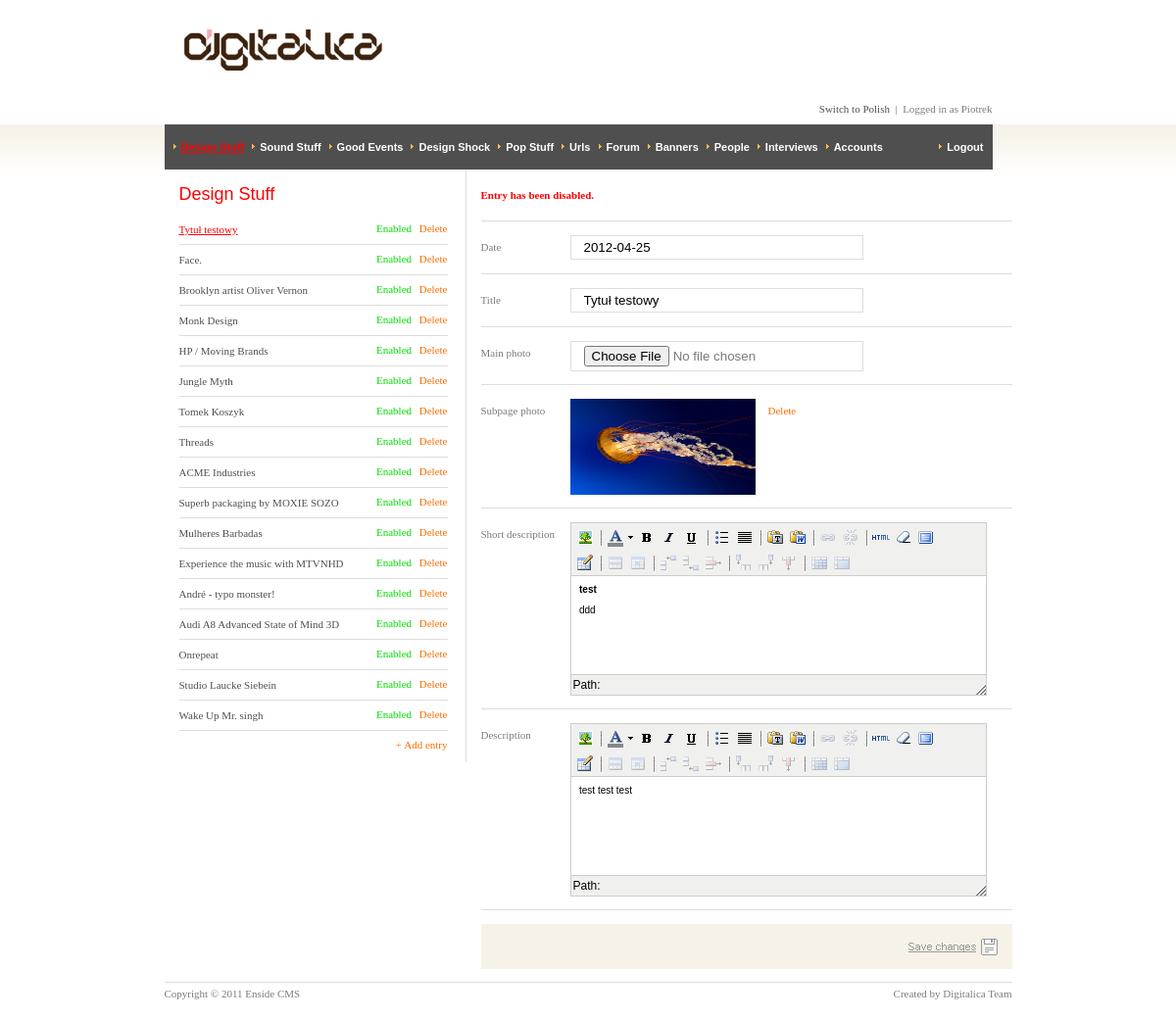
The page /admin/index.php?category=design-stuff&action=turnOff&id_s=57&id=57 (signed in) on the database its author committed.
### tables this page shows
CREATE TABLE `sections` (
  `id` int(11) NOT NULL,
  `name` varchar(50) NOT NULL,
  `name_pl` varchar(50) NOT NULL,
  `name_en` varchar(50) NOT NULL,
  `url` varchar(20) NOT NULL
);

CREATE TABLE `threads` (
  `id` int(11) NOT NULL,
  `section` int(11) NOT NULL,
  `date` date NOT NULL,
  `title` varchar(100) NOT NULL,
  `url` varchar(40) NOT NULL,
  `short_text` text NOT NULL,
  `long_text` text NOT NULL,
  `author` int(11) NOT NULL,
  `comments` int(11) NOT NULL DEFAULT '0',
  `img_small` tinyint(1) NOT NULL DEFAULT '0',
  `img_big` tinyint(1) NOT NULL DEFAULT '0',
  `active` tinyint(1) NOT NULL DEFAULT '1'
);

### admin/templates/design-stuff.phtml (called while the page is built)
<? include('templates/threads.phtml');?>

### admin/index.php (called while the page is built, shortened)
<?php
        require('include/functions.php');
	if(!zalogowany()) {
                $category = 'cms';
	} else {
            if(isset($_GET['category'])) $category = $_GET['category']; else $category = '';
	}
        $filename = 'controllers/'.$category.'.php';
        include($filename);
?>

### admin/include/functions.php (called while the page is built, shortened)
<?	defined( "_29h9xwpHzQWKK6U3ov54noaKk1YASDBhrNPg" ) or die( "Direct Access to this location is not allowed." );
  	function zalogowany() {
 		if(isset($_SESSION['zalogowany']) && $_SESSION['zalogowany']==true && !empty($_SESSION['id']) && !empty($_SESSION['pass_session'])) {
                    $category_db = 'users';
                    $id = $_SESSION['id'];
                    $pass_session = $_SESSION['pass_session'];
                    $sql = "SELECT * FROM `$category_db` WHERE `id` = '$id' AND `pass_session` = '$pass_session' AND `active` = '1' LIMIT 1";
                    $wynik = mysql_query($sql);
                    $w = mysql_fetch_array($wynik);
                    if($w) {
                        generuj_menu_top();
                        $result = true;
                    } else {
                        $result = false;
                    }
 		} else $result = false;
 		return $result;
 	}
        function generate_next_lang() {
            $langs = unserialize(LANGS);
            $key = array_search(LANG, $langs) +1;
            if($key==sizeof($langs)) $key = 0;
            return $langs[$key];
        }
    function generuj_menu_top() {
            $category_db = 'privileges';
            $category_db2 = 'sections';
            $id = $_SESSION['id'];
            $sql = "SELECT * FROM `$category_db2` WHERE `id` IN (SELECT `section` FROM `$category_db` WHERE `user`='$id' AND `active`= 1) ORDER BY `id`";
            $wynik = mysql_query($sql);
    }
?>

### admin/templates/threads.phtml (the view, shortened to what this page needs)
<? include('templates/top.phtml');?>
    <div id="submenu">
        <h1><?=$_SESSION['sections'][$active_category]['name_'.LANG]?></h1>
        <ul>
            <?if(!empty($t['menu'])): ?>
                <?$counter=0; foreach ($t['menu'] as $menu): ?>
                    <li>
                        <a class="submenu-left<?if($menu['id']==$t['record']['id']):?>-selected<?endif;?>" href="<?=SCRIPT."?category=$category&action=edit&id={$menu['id']}"?>"><?=$menu['title']?></a>
                        <div class="submenu-right">
                            <?if($menu['active']):?>
                                <a href="<?=SCRIPT."?category=$category&action=turnOff&id_s={$menu['id']}&id={$t['record']['id']}"?>" class="turnon"><?=LANG_WLACZONY?></a>
                            <?else:?>
                                <a href="<?=SCRIPT."?category=$category&action=turnOn&id_s={$menu['id']}&id={$t['record']['id']}"?>" class="turnoff"><?=LANG_WYLACZONY?></a>
                            <?endif;?>
                            <a href="<?=SCRIPT."?category=$category&action=delete&id_s={$menu['id']}&id={$t['record']['id']}"?>" class="delete" onClick="return confirm('<?=LANG_USUN_KOMUNIKAT?>');"><?=LANG_USUN?></a>
                        </div>
                    </li>
                <?$counter++; endforeach; ?>
            <?endif; ?>
            <li class="noborder">
                <a class="submenu-right" href="<?=SCRIPT."?category=$category&action=add"?>"><?=LANG_DODAJ_WPIS?></a>
            </li>
        </ul>
    </div>
    <div id="content">
        <form method="post" action="<?=SCRIPT."?category=$category&action={$t['action']}" ?>" enctype="multipart/form-data">
            <ul>
                <?if(!empty ($t['message'])):?>
                    <li class="bold red">
                        <?=$t['message']?>
                    </li>
                <?endif;?>
                <li>
                    <span class="content-span"><?=LANG_DATA?></span>
                    <input name="date" type="text" value="<?=$t['record']['date']?>" />
                </li>
                <li>
                    <span class="content-span"><?=LANG_TYTUL?></span>
                    <input name="title" type="text" value="<?=$t['record']['title']?>" />
                </li>
                <?php if($t['record']['img_small']): ?>
                    <li>
                        <span class="content-span"><?=LANG_ZDJECIE_GLOWNE?></span>
                        <input type="hidden" name="is_img_small" value="1" />
                        <div id="main-picture-container_small">
                            <img src="images/threads/<?=$t['record']['id'] ?>.jpg" alt=""/>
                            <div class="content-img-top-a">
                                <a href="<?=SCRIPT."?category=$category&action=delete-img_small&id={$t['record']['id']}"?>" class="content-usun" onclick="return confirm('<?=LANG_ZDJECIE_KOMUNIKAT?>');"><?=LANG_USUN?></a>
                            </div>
                        </div>
                    </li>
                <?php else:?>
                    <li>
                        <span class="content-span"><?=LANG_ZDJECIE_GLOWNE?></span>
                        <input type="file" name="img_small" />
                    </li>
                <?php endif;?>
                <?php if($t['record']['img_big']): ?>
                    <li>
                        <span class="content-span"><?=LANG_ZDJECIE_PODSTRONA?></span>
                        <div id="main-picture-container_big">
                            <img src="images/threads/<?=$t['record']['id'] ?>_b.jpg" alt=""/>
                            <div class="content-img-top-a">
                                <a href="<?=SCRIPT."?category=$category&action=delete-img_big&id={$t['record']['id']}"?>" class="content-usun" onclick="return confirm('<?=LANG_ZDJECIE_KOMUNIKAT?>');"><?=LANG_USUN?></a>
                            </div>
                        </div>
                    </li>
                <?php endif;?>
                <li>
                    <span class="content-span"><?=LANG_KROTKI_OPIS?></span>
                </li>
                <li>
                    <span class="content-span"><?=LANG_OPIS?></span>
                </li>
                <li class="noborder">
                    <div id="content-zapisz">
                        <input type="image" id="content-zapisz-button" src="images/cms/langs/<?=LANG;?>/button-zapisz-zmiany.gif" />
                    </div>
                </li>
            </ul>
        </form>
    </div>
<? include('templates/bottom.phtml');?>

### admin/controllers/threads.php (shortened to what this page needs)
<?
    global $category, $default_action, $category_db, $category_db2;
    $category_db = 'threads';
    function generuj_menu() {
            global $category_db, $active_category;
            $sql = "SELECT * FROM `$category_db` WHERE `section` = '$active_category' ORDER BY `date` DESC, `id` DESC";
            $wynik = mysql_query($sql);
            $menu = array();
            while($w = mysql_fetch_array($wynik)) {
                    $menu[] = $w;
            }
            return $menu;
    }
    function generuj_rekord($id='') {
        global $category_db, $category_db2, $active_category;
        if(!empty($id)) {
            $sql = "SELECT * FROM `$category_db` WHERE `section` = '$active_category' AND `id` = '$id' LIMIT 1";
            $wynik = mysql_query($sql);
            $w = mysql_fetch_array($wynik);
        } else {
            $w = false;
        }
        return $w;
    }
    if(empty($action) && isset($_GET['action'])) $action = $_GET['action'];
    $continue = true;
    while($continue):
        $continue = false;
        switch($action):
            case 'edit':
                $t['menu'] = generuj_menu();
                if(empty($id)) $id = (int)isset($_GET['id'])?$_GET['id']:0;
                $t['record'] = generuj_rekord($id);
                $t['action'] = 'edit-save';
                include("templates/$category.phtml");
                break;
            case 'turnOff':
                $id_s = (int)escape_data($_GET['id_s']);
                $wynik=mysql_query ("UPDATE `$category_db` SET `active`= '0' WHERE `id`= '$id_s' AND `section` = '$active_category' LIMIT 1");
                if($wynik) $t['message'] = LANG_WPIS_KOMUNIKAT13;
                else $t['message'] = LANG_WPIS_KOMUNIKAT14;
                $continue = true;
                $action = 'edit';
                break;
        endswitch;
    endwhile;
?>

### admin/templates/top.phtml (shortened to what this page needs)
<!DOCTYPE html PUBLIC "-//W3C//DTD XHTML 1.0 Transitional//EN" "http://www.w3.org/TR/xhtml1/DTD/xhtml1-transitional.dtd">
<html xmlns="http://www.w3.org/1999/xhtml">
<head>
    <link rel="stylesheet" href="styles/style-admin.css" media="all" />
    <link rel="stylesheet" href="styles/style-admin-digitalica.css" media="all" />
    <link rel="stylesheet" href="styles/lightbox.css" type="text/css" media="screen" />
</head>
<body>
	<div id="container">
        <div id="logo">
        	<a href="<?=SCRIPT;?>"><img src="images/cms/logo.gif" /></a>
        </div>
        <?if($category!='cms'):?>
            <div id="login">
                <a href="<?=SCRIPT."?category=cms&action=lang&lang=".generate_next_lang();?>"><?=LANG_ZMIEN_JEZYK?></a> &nbsp;|&nbsp;
                <?=LANG_ZALOGOWANY_JAKO?> <?=$_SESSION['name']?>
            </div>
            <ul id="menu-top">
                <?if(!empty($_SESSION['sections'])): ?>
                    <?$counter=0; foreach ($_SESSION['sections'] as $m): ?>
                        <li><a href="<?=SCRIPT."?category={$m['url']}" ?>"<?if($active_category==$m['id']):?> id="menu-top-a-selected"<?endif;?>><?=$m['name_'.LANG]?></a></li>
                    <?$counter++; endforeach; ?>
                <?endif; ?>
                <li class="menu-top-right"><a href="<?=SCRIPT."?category=cms&action=logout" ?>"><?=LANG_WYLOGUJ?></a></li>
            </ul>
        <?endif;?>

### styles/style-admin.css (style rules this page uses)
* { margin:0; padding:0; }
body { background: url(../images/cms/bgr.gif) repeat-x white; font-family: Tahoma; font-size: 11px; color: #7b7b7b; }
a { color: #4f4f4f; text-decoration: none; }
img { border: 0; }
ul { margin: 0; padding:0; }
h1 { font-size: 18px; color: #ff0000; font-family: Arial, Helvetica, sans-serif; font-weight:normal; }
.bold { font-weight:bold; }
.red { color: #ff0000; }
div#container { width: 865px; margin: 0 auto; padding-bottom: 20px; position:relative; padding-top: 127px; }
div#logo { position: absolute; top: 30px; left: 20px; }
div#login { position: absolute; top: 105px; right: 20px; }
ul#menu-top { font-family:Arial, Helvetica, sans-serif; background: #4f4f4f; list-style: none; height: 46px; width: 835px; padding: 0 5px; line-height: 46px; }
ul#menu-top li { float:left; margin: 0 4px; background: url(../images/cms/arrow-orange.gif) no-repeat; background-position: 0px 20px; padding-left: 8px; }
ul#menu-top li a { color: #fff; font-weight: bold; }
ul#menu-top li a#menu-top-a-selected { text-decoration: underline; color: #ff0000; }
ul#menu-top li.menu-top-right { float: right; }
div#submenu { padding-left: 15px; padding-top: 15px; width: 274px; padding-right: 18px; border: solid #dddddd; border-width: 0 1px 0 0; float: left; }
div#submenu ul { padding-bottom: 20px; padding-top: 10px; }
div#submenu ul li { list-style: none; border-color: #dddddd; border-style: solid; border-width: 0 0 1px 0; width: 274px; line-height: 19px; padding-top: 6px; padding-bottom: 5px; position: relative; }
div#submenu ul li .submenu-left, div#submenu ul li .submenu-left-selected { display: block; width: 190px; }
div#submenu ul li .submenu-left-selected, div#submenu ul li .submenu-left-shorter-selected { color: #ff0000; text-decoration:underline; }
div#submenu ul li .submenu-right { position: absolute; top: 5px; right: 0px; width:89px; text-align:right; color: #ff6c00; }
div#submenu ul li a.turnon { color: #00dd00; margin-right: 5px; }
div#submenu ul li div { position: absolute; top: 5px; right: 0px; }
div#submenu ul li div a { color: #ff6c00; }
div#content { float: left; padding-left: 15px; vertical-align: top; min-height: 400px; }
div#content input { width: 271px; border: 1px solid #dddddd; padding: 4px 13px; }
div#content ul { width: 540px; }
div#content ul li { list-style: none; padding-bottom: 13px; padding-top: 14px; border: solid #dddddd; border-width: 0 0 1px 0; position: relative; line-height: 25px; width: 542px; }
ul li.noborder, div#submenu ul li.noborder, div#content ul li.noborder { border: 0; }
div#content ul li a { color: #ff6c00; }
div#content ul li span.content-span { width: 91px; float: left; }
div#content ul li div.content-img-top-a { position: absolute; top: 14px; display: inline; padding-left: 13px; color: #f6f4ee; }
div#main-picture-container_big img { width: 189px; height:98px; }
div#content-zapisz { background: #F7F2E8; width: 100%; height: 46px; }
div#content-zapisz input#content-zapisz-button { width: 91px; height: 17px; float: right; padding: 15px; margin: 0; border: none; }

### scripts/tiny_mce/themes/advanced/skins/default/content.css (style rules this page uses)
body, td, pre { color:#000; font-family:Verdana, Arial, Helvetica, sans-serif; font-size:10px; margin:8px; }
body { background:#FFF; }
h1 { font-size: 2em }
img { border:0; }

### rows shown on the page
sections: name_en "Sound Stuff"
sections: name_en "Good Events"
sections: name_en "Design Shock"
sections: name_en "Pop Stuff"
sections: name_en "Urls"
sections: name_en "Forum"
sections: name_en "Banners"
sections: name_en "People"
sections: name_en "Interviews"
sections: name_en "Accounts"
threads: title "Tytuł testowy", date "2012-04-25", img_big 1 (drawn)
threads: title "Face."
threads: title "Brooklyn artist Oliver Vernon"
threads: title "Monk Design"
threads: title "HP / Moving Brands"
threads: title "Jungle Myth"
threads: title "Tomek Koszyk"
threads: title "Threads"
threads: title "ACME Industries"
threads: title "Superb packaging by MOXIE SOZO"
threads: title "Mulheres Barbadas"
threads: title "Experience the music with MTVNHD"
threads: title "André - typo monster!"
threads: title "Audi A8 Advanced State of Mind 3D"
threads: title "Onrepeat"
threads: title "Studio Laucke Siebein"
threads: title "Wake Up Mr. singh"

### other values the page prints
$t['message'] "Entry has been disabled."
